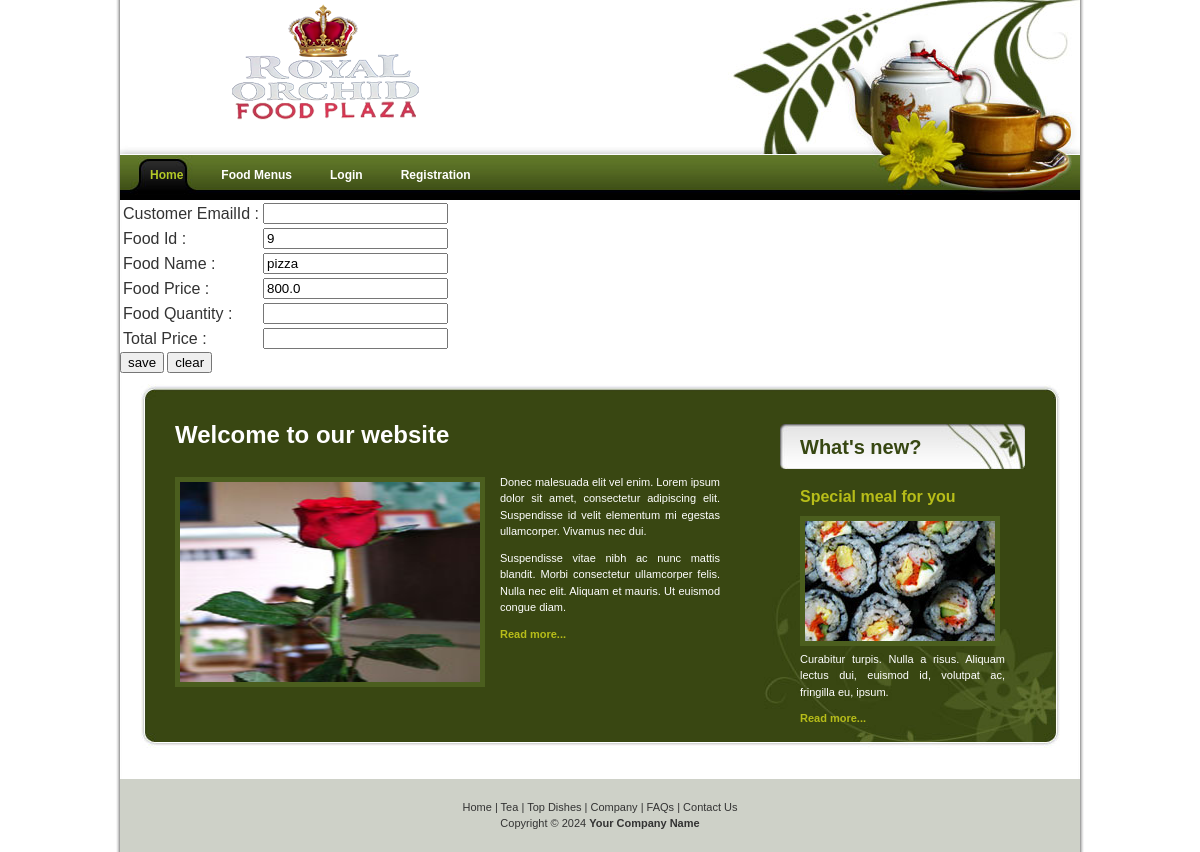
Page /food/displaycart/9 on the committed database.
### Foodplazaapp/models.py (models this page shows)
class Food(models.Model):
    foodId=models.AutoField(primary_key=True)
    foodName=models.CharField(max_length=30)
    foodType=models.CharField(max_length=30)
    foodCategory=models.CharField(max_length=30)
    foodPrice=models.FloatField(max_length=30)
    class Meta:
        db_table='food501'

### Foodplazaapp/views.py (the view)
# urls.py: (path('displaycart/<int:foodId>',views.displaycart,name='displaycart')),
def displaycart(request,foodId):
    food=Food.objects.get(foodId=foodId)
    return render(request,'Foodplazaapp/addcart.html',{'f':food})

### templates/Foodplazaapp/addcart.html (shortened to what this page needs)
<html>
    <head>
        {% load static %}
        <link href="{% static 'css/templatemo_style.css'%}" rel="stylesheet" type="text/css" />
    </head>
    <body>
        {% include 'Foodplazaapp/header.html' %}
        <form action="savecart" method="POST">
            <table>
                <tr>
                    <td>Customer EmailId :</td>
                    <td><input type="text" name="custEmail" value="{{request.session.userId}}"></td>
                </tr>
                <tr>
                    <td>Food Id :</td>
                    <td><input type="text" name="foodId" value="{{f.foodId}}"></td>
                </tr>
                <tr>
                    <td>Food Name :</td>
                    <td><input type="text" name="foodName" value="{{f.foodName}}"></td>
                </tr>
                <tr>
                    <td>Food Price :</td>
                    <td><input type="text" name="foodPrice" value="{{f.foodPrice}}"></td>
                </tr>
                <tr>
                    <td>Food Quantity :</td>
                    <td><input type="text" name="foodQuantity" value="{{f.foodQuantity}}"></td>
                </tr>
                <tr>
                    <td> Total Price :</td>
                    <td><input type="text" name="totalPrice" value="{{f.totalPrice}}"></td>
                </tr>
            </table>
            <input type="submit" value="save">
            <input type="reset" value="clear">
        </form>
        {% include 'Foodplazaapp/footer.html' %}
    </body>
</html>

### Foodplazaapp/static/css/templatemo_style.css (style rules this page uses)
body { margin: 0; padding: 0; line-height: 1.5em; font-family: Verdana, Arial, san-serif; font-size: 11px; color: #333333; background: #fff; }

### rows in the picture
Food: foodId "9", foodName "pizza", foodPrice "800.0"
